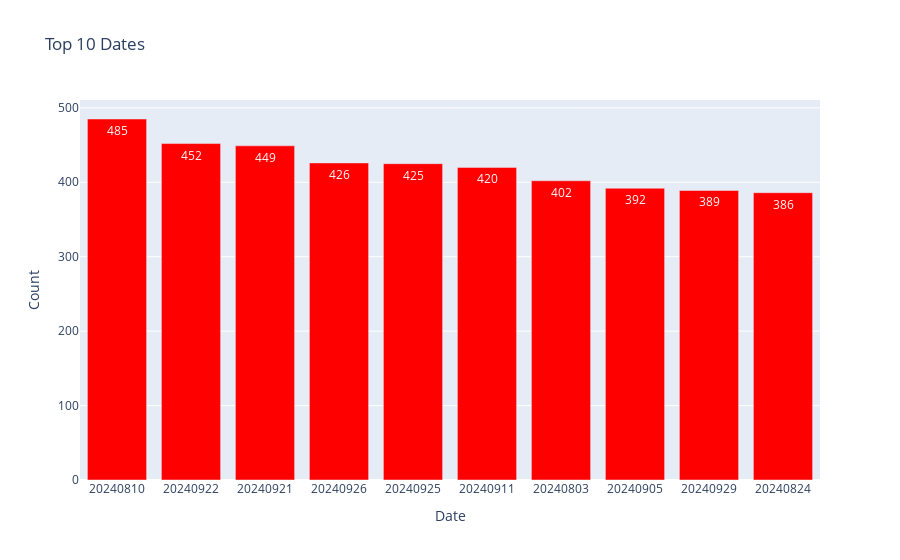

This figure's notebook cell:
### Markdown cell above
### Behaviour

### Code cell
dates_data = lambda n: pandas.DataFrame(frame['Date'].value_counts()).reset_index().iloc[:n, :]
figure2 = graph.Figure(data = graph.Bar(y = dates_data(10)['count'], x = dates_data(10)['Date'], text = dates_data(10)['count'], textposition = 'auto',
                                        marker_color = ['red'] * 10))
figure2.update_layout(title = 'Top 10 Dates',
                   xaxis_title = 'Date',
                   yaxis_title = 'Count',)
figure2.show()

### Figure 1 — Plotly figure (JSON) as saved in the notebook; plotly's stock layout.template omitted (floating-point values rounded to 4 significant figures)
{"data": [{"marker": {"color": ["red", "red", "red", "red", "red", "red", "red", "red", "red", "red"]}, "text": [485, 452, 449, 426, 425, 420, 402, 392, 389, 386], "textposition": "auto", "type": "bar", "x": ["20240810", "20240922", "20240921", "20240926", "20240925", "20240911", "20240803", "20240905", "20240929", "20240824"], "y": [485, 452, 449, 426, 425, 420, 402, 392, 389, 386]}], "layout": {"title": {"text": "Top 10 Dates"}, "xaxis": {"title": {"text": "Date"}}, "yaxis": {"title": {"text": "Count"}}}}
